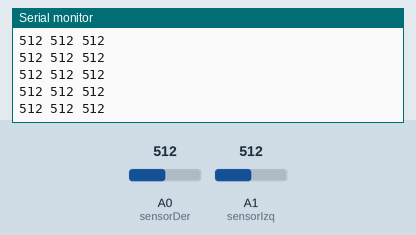
The sketch below on a simulated Arduino Uno, built with avr-gcc and run on an emulated ATmega328P. Shown: the last lines printed to the serial monitor. The inputs (shaded band) are chosen by the test bench; at power-on: A0 (sensorDer) = 512, A1 (sensorIzq) = 512.

Above: at 1.2 s.
1.3 s: A0 (sensorDer) set to 983
At 2.0 s:
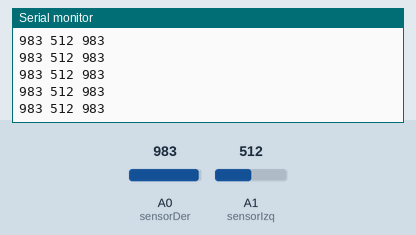
4.3 s: A0 (sensorDer) set to 1010
At 5.4 s:
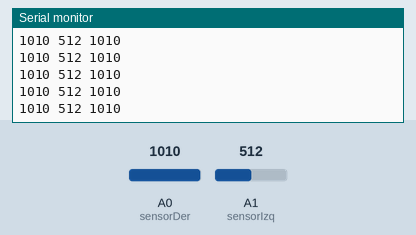
7.3 s: A1 (sensorIzq) set to 109
At 7.9 s:
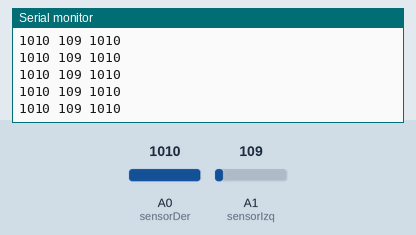
8.8 s: A1 (sensorIzq) set to 92
At 9.7 s:
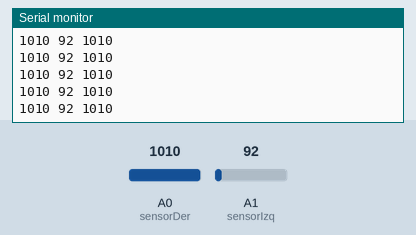
Timing chart, 0 to 11.8 s (numbered marks = the images above; inputs shaded):
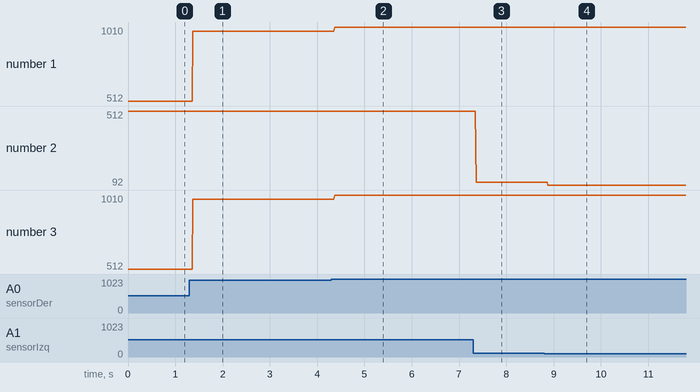

The sketch:

sensores.ino
```cpp
// pines para los sensores infrarojos
const int sensorDer = A0;
const int sensorIzq = A1;
const int sensorAtras = A2;

void setup() {
  // initialize serial communication at 9600 bits per second:
  Serial.begin(9600);
}

// the loop routine runs over and over again forever:
void loop() {
  // read the input on analog pin:
  int sensorValueDer = analogRead(sensorDer);
  // print out the value you read:
  Serial.print(sensorValueDer);
  Serial.print(" ");

  int sensorValueIzq = analogRead(sensorIzq);
  Serial.print(sensorValueIzq);
  Serial.print(" ");

  int sensorValueAtras = analogRead(sensorValueAtras);
  Serial.print(sensorValueAtras);
  Serial.println(" ");
}
```

Measured:
- after the input at 1.3 s, the serial monitor: prints a new line after 0.07 s (image 1)
- after the input at 4.3 s, the serial monitor: prints a new line after 0.07 s (image 2)
- after the input at 7.3 s, the serial monitor: prints a new line after 0.06 s (image 3)
- after the input at 8.8 s, the serial monitor: prints a new line after 0.08 s (image 4)
- plotted number 1: 512 → 983 after the input at 1.3 s, 983 → 1010 after the input at 4.3 s
- plotted number 2: 512 → 109 after the input at 7.3 s, 109 → 92 after the input at 8.8 s
- plotted number 3: 512 → 983 after the input at 1.3 s, 983 → 1010 after the input at 4.3 s
